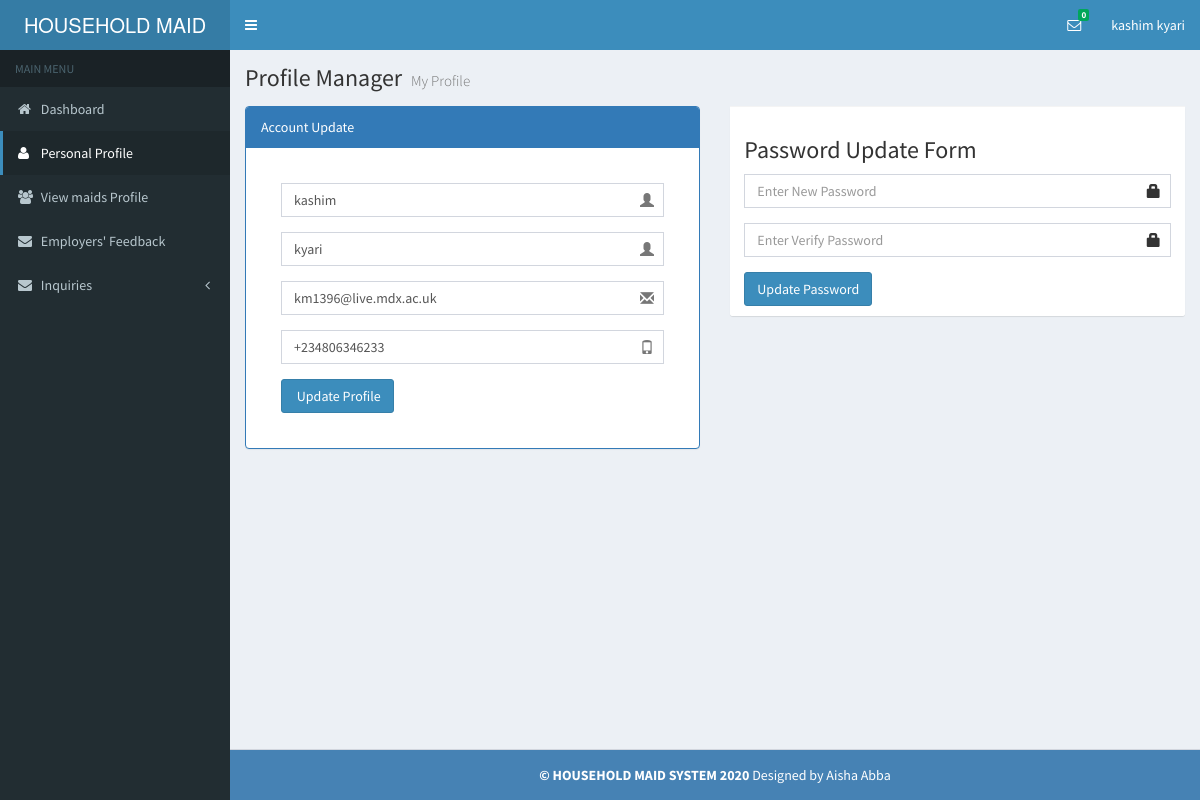
/user/myprofile.php (signed in), run on the app's committed database.
### tables this page shows
CREATE TABLE `accounts` (
  `fname` varchar(255) NOT NULL,
  `lname` varchar(255) NOT NULL,
  `id_number` int(255) NOT NULL,
  `email` varchar(255) NOT NULL,
  `phone` varchar(255) NOT NULL,
  `address` varchar(255) NOT NULL,
  `town` varchar(255) NOT NULL,
  `password` varchar(255) NOT NULL,
  `role_id` varchar(255) NOT NULL
);

### user/myprofile.php (the view, shortened to what this page needs)
<?php  require_once('include/header.php'); ?>
<?php include_once('include/sidebar.php');  ?>
      <div class="content-wrapper">
        <section class="content-header">
          <h1>
            Profile Manager            <small>  My Profile </small>
          </h1>
        </section>
        <section class="content">
                  <div class="row">
    <div class="col-lg-6">
    <div class="panel panel-primary">
     <div class="panel-heading">Account Update</div>
     <div class="panel-body">
    	<div class="register-box-body">
            <form action="" method="post" enctype="multipart/form-data">
              <div class="form-group has-feedback">
                <input required name="fname" type="text" class="form-control" placeholder="First name" value="<?php echo $row['fname']; ?>">
              </div>
                <div class="form-group has-feedback">
                    <input required name="lname" type="text" class="form-control" placeholder="Last name" value="<?php echo $row['lname']; ?>">
                </div>
              <div class="form-group has-feedback">
                <input required name="username" type="email" class="form-control" placeholder="Email" value="<?php echo $row['email']; ?>">
              </div>
              <div class="form-group has-feedback">
                <input required name="phone" type="text" class="form-control" placeholder="Phone Number" value="<?php echo $row['phone']; ?>">
              </div>
              <div class="row">
                <div class="col-xs-12">
                  <button name="update" type="submit" class="btn btn-primary" value="" ><i class="fa fa-send"></i> Update Profile</button>
                </div>
              </div>
            </form>
      </div>
      </div>
      </div>
    </div>
    <div class="col-lg-6">
    <div class="box box-widget widget-user-2">
                <div class="box-footer nso-padding">
                <div class="row" style="width: 98%; margin: auto;"> <div class="col-lg-12s">
                <h3> Password Update Form</h3>
                 <form id="profile-form" method="post" enctype="multipart/form-data">
                    <div class="form-group has-feedback">
                      <input required  name="password" id="password" type="password" class="form-control" placeholder="Enter New Password  ">
                    </div>
                    <div class="form-group has-feedback">
                      <input required  name="conpassword2" id="conpassword2" type="password" class="form-control" placeholder="Enter Verify Password  ">
                    </div>
                    <div class="row">
                      <div class="col-xs-12">
                        <button name="change_password" type="submit" class="btn btn-primary">Update Password</button>
                      </div>
                    </div>
                  </form>
                  </div></div>
                </div>
              </div>
    </div>
</div>
        </section>
      </div>
<?php require_once('include/footer.php'); ?>

### user/include/header.php (shortened to what this page needs)
<?php
require_once('../dbconnect.php');
$role=  $_SESSION['role_session'];
if(!isset($_SESSION['user_session'])  && $role!=2)
{
        header("Location:../login.php");
}
else{
    $session_id= $_SESSION['user_session'];
    $query=$conn->query("SELECT * FROM accounts WHERE email='$session_id'");
    $row=$query->fetch_array();
    $fname=$row['fname'];
    $lname=$row['lname'];
}
?>
<!DOCTYPE html>
<html>
  <head>
    <link rel="stylesheet" href="../assets/bootstrap/css/bootstrap.min.css">
      <link rel="stylesheet" href="../assets/swal2/sweetalert2.min.css">
    <link rel="stylesheet" href="../assets/css/font-awesome.min.css">
    <link rel="stylesheet" href="../assets/css/ionicons.min.css">
    <link rel="stylesheet" href="../assets/css/AdminLTE.min.css">
    <link rel="stylesheet" href="../assets/css/skins/_all-skins.min.css">
    <link href="../assets/modal-effect/css/component.css" rel="stylesheet">
    <link rel="stylesheet" href="../assets/plugins/datepicker/datepicker3.css">
    <link rel="stylesheet" href="../assets/plugins/daterangepicker/daterangepicker-bs3.css">
    <link href="../assets/elibrary/fileinput/css/fileinput.css " media="all" rel="stylesheet" type="text/css" />
    <link href="../assets/elibrary/modal/css/bootstrap-modal.css" media="all" rel="stylesheet" type="text/css" />
    <link href="../assets/elibrary/css/li-scroller.css" media="all" rel="stylesheet" type="text/css" />
    <link href="../assets/elibrary/plugins/dataTables/dataTables.bootstrap.css " media="all" rel="stylesheet" type="text/css" />
   </head>
   <body class="hold-transition skin-blue sidebar-mini">
    <div class="wrapper">
      <header class="main-header">
        <a href="index" class="logo">
          <span class="logo-lg">HOUSEHOLD MAID </span>
        </a>
        <nav class="navbar navbar-static-top" role="navigation">
          <a href="#" class="sidebar-toggle" data-toggle="offcanvas" role="button">
          </a>
          <div class="navbar-custom-menu">
            <ul class="nav navbar-nav">
                             <li class="dropdown messages-menu">
                <a href="#" class="dropdown-toggle" data-toggle="dropdown">
                  <i class="fa fa-envelope-o"></i>
                  <span class="label label-success"> 0</span>
                </a>
              </li>
              <li class="dropdown user user-menu">
                <a href="#" class="dropdown-toggle" data-toggle="dropdown">
                  <span class="hidden-xs"><?php echo $fname;   ?></span>
                  <span class="hidden-xs"><?php echo $lname;   ?></span>
                </a>
              </li>
            </ul>
          </div>
        </nav>
      </header>

### data on the page
accounts: fname "kashim", lname "kyari", username "km1396@live.mdx.ac.uk", phone "+234806346233"
